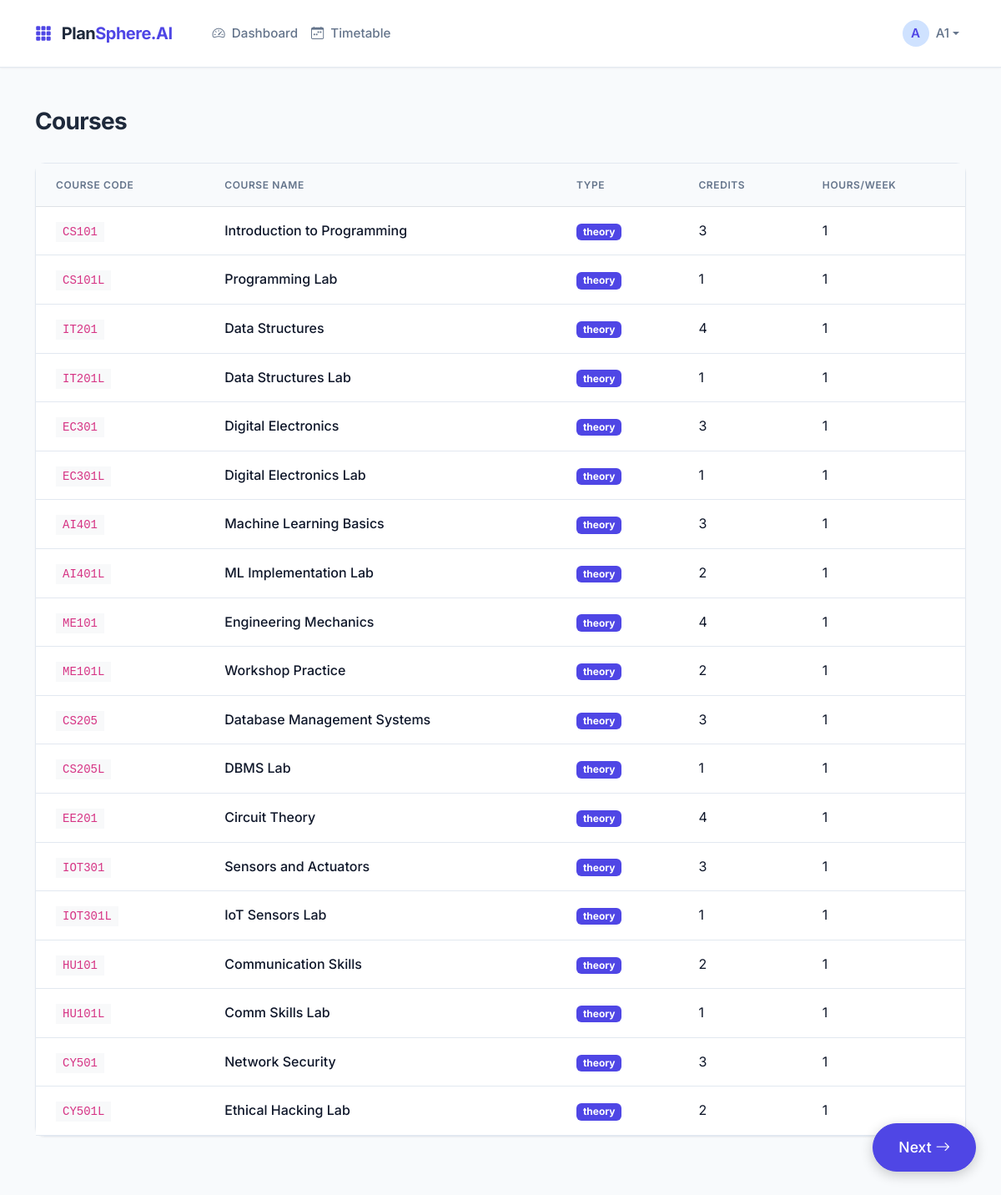
The app's page /courses (signed in) with its own data.
### models.py (models this page shows, shortened)
class User(db.Model):
    id = db.Column(db.Integer, primary_key=True)
    username = db.Column(db.String(80), unique=True, nullable=False)
    email = db.Column(db.String(120), unique=True, nullable=False)
    password_hash = db.Column(db.String(255), nullable=False)
    role = db.Column(db.String(20), nullable=False)  # admin, teacher, student
    name = db.Column(db.String(100), nullable=False)

class Course(db.Model):
    id = db.Column(db.Integer, primary_key=True)
    code = db.Column(db.String(20), unique=True, nullable=False)
    name = db.Column(db.String(200), nullable=False)
    credits = db.Column(db.Integer, nullable=False)
    course_type = db.Column(db.String(20), nullable=False)  # theory or practical
    hours_per_week = db.Column(db.Integer, nullable=False)
    branch = db.Column(db.String(100))  # optional branch identifier
    required_room_tags = db.Column(db.String(255))  # comma separated tags (e.g., computer-lab,physics-lab)

### app_with_navigation.py (the view)
@app.route('/courses')
@login_required
def courses():
    user = User.query.get(session['user_id'])
    courses_list = Course.query.all()
    return render_template('courses.html', courses=courses_list, user=user)

### app_with_navigation.py (called while the page is built, shortened)
@app.context_processor
def inject_next_page():
    try:
        path = request.path or '/'
    except RuntimeError:
        return {'next_page': None}
    navigation_order = ['/', '/courses', '/faculty', '/rooms', '/students', '/student-groups', '/settings', '/timetable']
    if path in navigation_order:
        idx = navigation_order.index(path)
        if idx < len(navigation_order) - 1:
            return {'next_page': navigation_order[idx + 1]}
        return {'next_page': None}

def login_required(f):
    @wraps(f)
    def decorated_function(*args, **kwargs):
        if 'user_id' not in session:
            return redirect(url_for('login'))
        return f(*args, **kwargs)
    return decorated_function

### templates/courses.html (shortened to what this page needs)
{% extends "base.html" %}
{% block content %}
<div class="page-header">
    <h1 class="page-title">Courses</h1>
</div>
<div class="card">
    <div class="table-responsive">
        <table class="table table-hover">
            <thead>
                <tr>
                    <th>Course Code</th>
                    <th>Course Name</th>
                    <th>Type</th>
                    <th>Credits</th>
                    <th>Hours/Week</th>
                </tr>
            </thead>
            <tbody>
                {% if courses %}
                    {% for course in courses %}
                    <tr>
                        <td><code class="bg-light px-2 py-1">{{ course.code }}</code></td>
                        <td class="fw-medium">{{ course.name }}</td>
                        <td><span class="badge" style="background-color: var(--accent);">{{ course.course_type }}</span></td>
                        <td>{{ course.credits }}</td>
                        <td>{{ course.hours_per_week }}</td>
                    </tr>
                    {% endfor %}
                {% endif %}
            </tbody>
        </table>
    </div>
</div>
{% endblock %}

### templates/base.html (shortened to what this page needs)
<!DOCTYPE html>
<html lang="en">
<head>
    <link href="https://cdn.jsdelivr.net/npm/bootstrap@5.3.2/dist/css/bootstrap.min.css" rel="stylesheet">
    <link rel="stylesheet" href="https://cdn.jsdelivr.net/npm/bootstrap-icons@1.11.1/font/bootstrap-icons.css">
</head>
<body>
    <nav class="navbar navbar-expand-lg sticky-top">
        <div class="container">
            <a class="navbar-brand" href="/">
                <i class="bi bi-grid-3x3-gap-fill text-primary me-2"></i>
                Plan<span class="text-primary">Sphere.AI</span>
            </a>
            <div class="collapse navbar-collapse" id="navbarNav">
                <ul class="navbar-nav me-auto ms-lg-4">
                    <li class="nav-item"><a class="nav-link" href="/"><i class="bi bi-speedometer2 me-1"></i> Dashboard</a></li>
                    <li class="nav-item"><a class="nav-link" href="/timetable"><i class="bi bi-calendar-week me-1"></i> Timetable</a></li>
                </ul>
                <ul class="navbar-nav align-items-center">
                    {% if user %}
                    <li class="nav-item dropdown">
                        <a class="nav-link dropdown-toggle d-flex align-items-center" href="#" data-bs-toggle="dropdown">
                            <div class="avatar bg-primary-subtle text-primary rounded-circle me-2 d-flex align-items-center justify-content-center" style="width: 32px; height: 32px; font-weight: 600;">
                                {{ user.name[0] }}
                            </div>
                            <span class="fw-medium">{{ user.name }}</span>
                        </a>
                    </li>
                    {% else %}
                    <li class="nav-item"><a class="btn btn-primary px-4" href="/login">Login</a></li>
                    {% endif %}
                </ul>
            </div>
        </div>
    </nav>
    <div class="container py-5">
        {% block content %}{% endblock %}
    </div>
    {% if next_page %}
    <div class="next-button-container">
        <a href="{{ next_page }}" class="btn btn-primary btn-lg next-button">
            Next <i class="bi bi-arrow-right"></i>
        </a>
    </div>
    {% endif %}
</body>
</html>

### templates/base.html (style rules this page uses)
:root { --primary: #1e293b; --primary-hover: #0f172a; --accent: #4f46e5; --accent-hover: #4338ca; --bg-body: #f8fafc; --surface: #ffffff; --text-main: #0f172a; --text-muted: #64748b; --border: #e2e8f0; --success: #10b981; --warning: #f59e0b; --danger: #ef4444; --radius-sm: 0.375rem; --radius-md: 0.75rem; --radius-lg: 1rem; --shadow-sm: 0 1px 2px 0 rgb(0 0 0 / 0.05); --shadow-md: 0 4px 6px -1px rgb(0 0 0 / 0.1), 0 2px 4px -2px rgb(0 0 0 / 0.1); --shadow-lg: 0 10px 15px -3px rgb(0 0 0 / 0.1), 0 4px 6px -4px rgb(0 0 0 / 0.1); }
body { font-family: 'Inter', sans-serif; background-color: var(--bg-body); color: var(--text-main); line-height: 1.6; -webkit-font-smoothing: antialiased; }
.navbar { background-color: var(--surface); border-bottom: 1px solid var(--border); padding: 1rem 0; box-shadow: var(--shadow-sm); }
.navbar-brand { font-weight: 700; color: var(--primary); font-size: 1.25rem; letter-spacing: -0.025em; }
.nav-link { color: var(--text-muted); font-weight: 500; font-size: 0.95rem; padding: 0.5rem 1rem; transition: all 0.2s ease; }
.card { background: var(--surface); border: 1px solid var(--border); border-radius: var(--radius-md); box-shadow: var(--shadow-sm); transition: transform 0.2s ease, box-shadow 0.2s ease; margin-bottom: 1.5rem; }
.btn { font-weight: 500; padding: 0.625rem 1.25rem; border-radius: var(--radius-sm); transition: all 0.2s ease; }
.btn-primary { background-color: var(--accent); border-color: var(--accent); }
.table { margin-bottom: 0; }
.table th { font-weight: 600; color: var(--text-muted); text-transform: uppercase; font-size: 0.75rem; letter-spacing: 0.05em; border-bottom-width: 1px; padding: 1rem 1.5rem; background-color: #f8fafc; }
.table td { padding: 1rem 1.5rem; vertical-align: middle; color: var(--text-main); border-bottom: 1px solid var(--border); }
.text-primary { color: var(--accent) !important; }
.page-header { margin-bottom: 2rem; display: flex; justify-content: space-between; align-items: center; }
.page-title { font-size: 1.75rem; font-weight: 700; color: var(--primary); letter-spacing: -0.025em; margin: 0; }
.next-button-container { position: fixed; bottom: 30px; right: 30px; z-index: 1000; }
.next-button { padding: 15px 30px; font-size: 1.1rem; border-radius: 50px; box-shadow: 0 4px 15px rgba(0,0,0,0.2); transition: all 0.3s ease; }

### records on screen
User: name "A", name "A1"
Course: code "CS101", name "Introduction to Programming", course_type "theory", credits "3", hours_per_week "1"
Course: code "CS101L", name "Programming Lab", course_type "theory", credits "1", hours_per_week "1"
Course: code "IT201", name "Data Structures", course_type "theory", credits "4", hours_per_week "1"
Course: code "IT201L", name "Data Structures Lab", course_type "theory", credits "1", hours_per_week "1"
Course: code "EC301", name "Digital Electronics", course_type "theory", credits "3", hours_per_week "1"
Course: code "EC301L", name "Digital Electronics Lab", course_type "theory", credits "1", hours_per_week "1"
Course: code "AI401", name "Machine Learning Basics", course_type "theory", credits "3", hours_per_week "1"
Course: code "AI401L", name "ML Implementation Lab", course_type "theory", credits "2", hours_per_week "1"
Course: code "ME101", name "Engineering Mechanics", course_type "theory", credits "4", hours_per_week "1"
Course: code "ME101L", name "Workshop Practice", course_type "theory", credits "2", hours_per_week "1"
Course: code "CS205", name "Database Management Systems", course_type "theory", credits "3", hours_per_week "1"
Course: code "CS205L", name "DBMS Lab", course_type "theory", credits "1", hours_per_week "1"
Course: code "EE201", name "Circuit Theory", course_type "theory", credits "4", hours_per_week "1"
Course: code "IOT301", name "Sensors and Actuators", course_type "theory", credits "3", hours_per_week "1"
Course: code "IOT301L", name "IoT Sensors Lab", course_type "theory", credits "1", hours_per_week "1"
Course: code "HU101", name "Communication Skills", course_type "theory", credits "2", hours_per_week "1"
Course: code "HU101L", name "Comm Skills Lab", course_type "theory", credits "1", hours_per_week "1"
Course: code "CY501", name "Network Security", course_type "theory", credits "3", hours_per_week "1"
Course: code "CY501L", name "Ethical Hacking Lab", course_type "theory", credits "2", hours_per_week "1"
